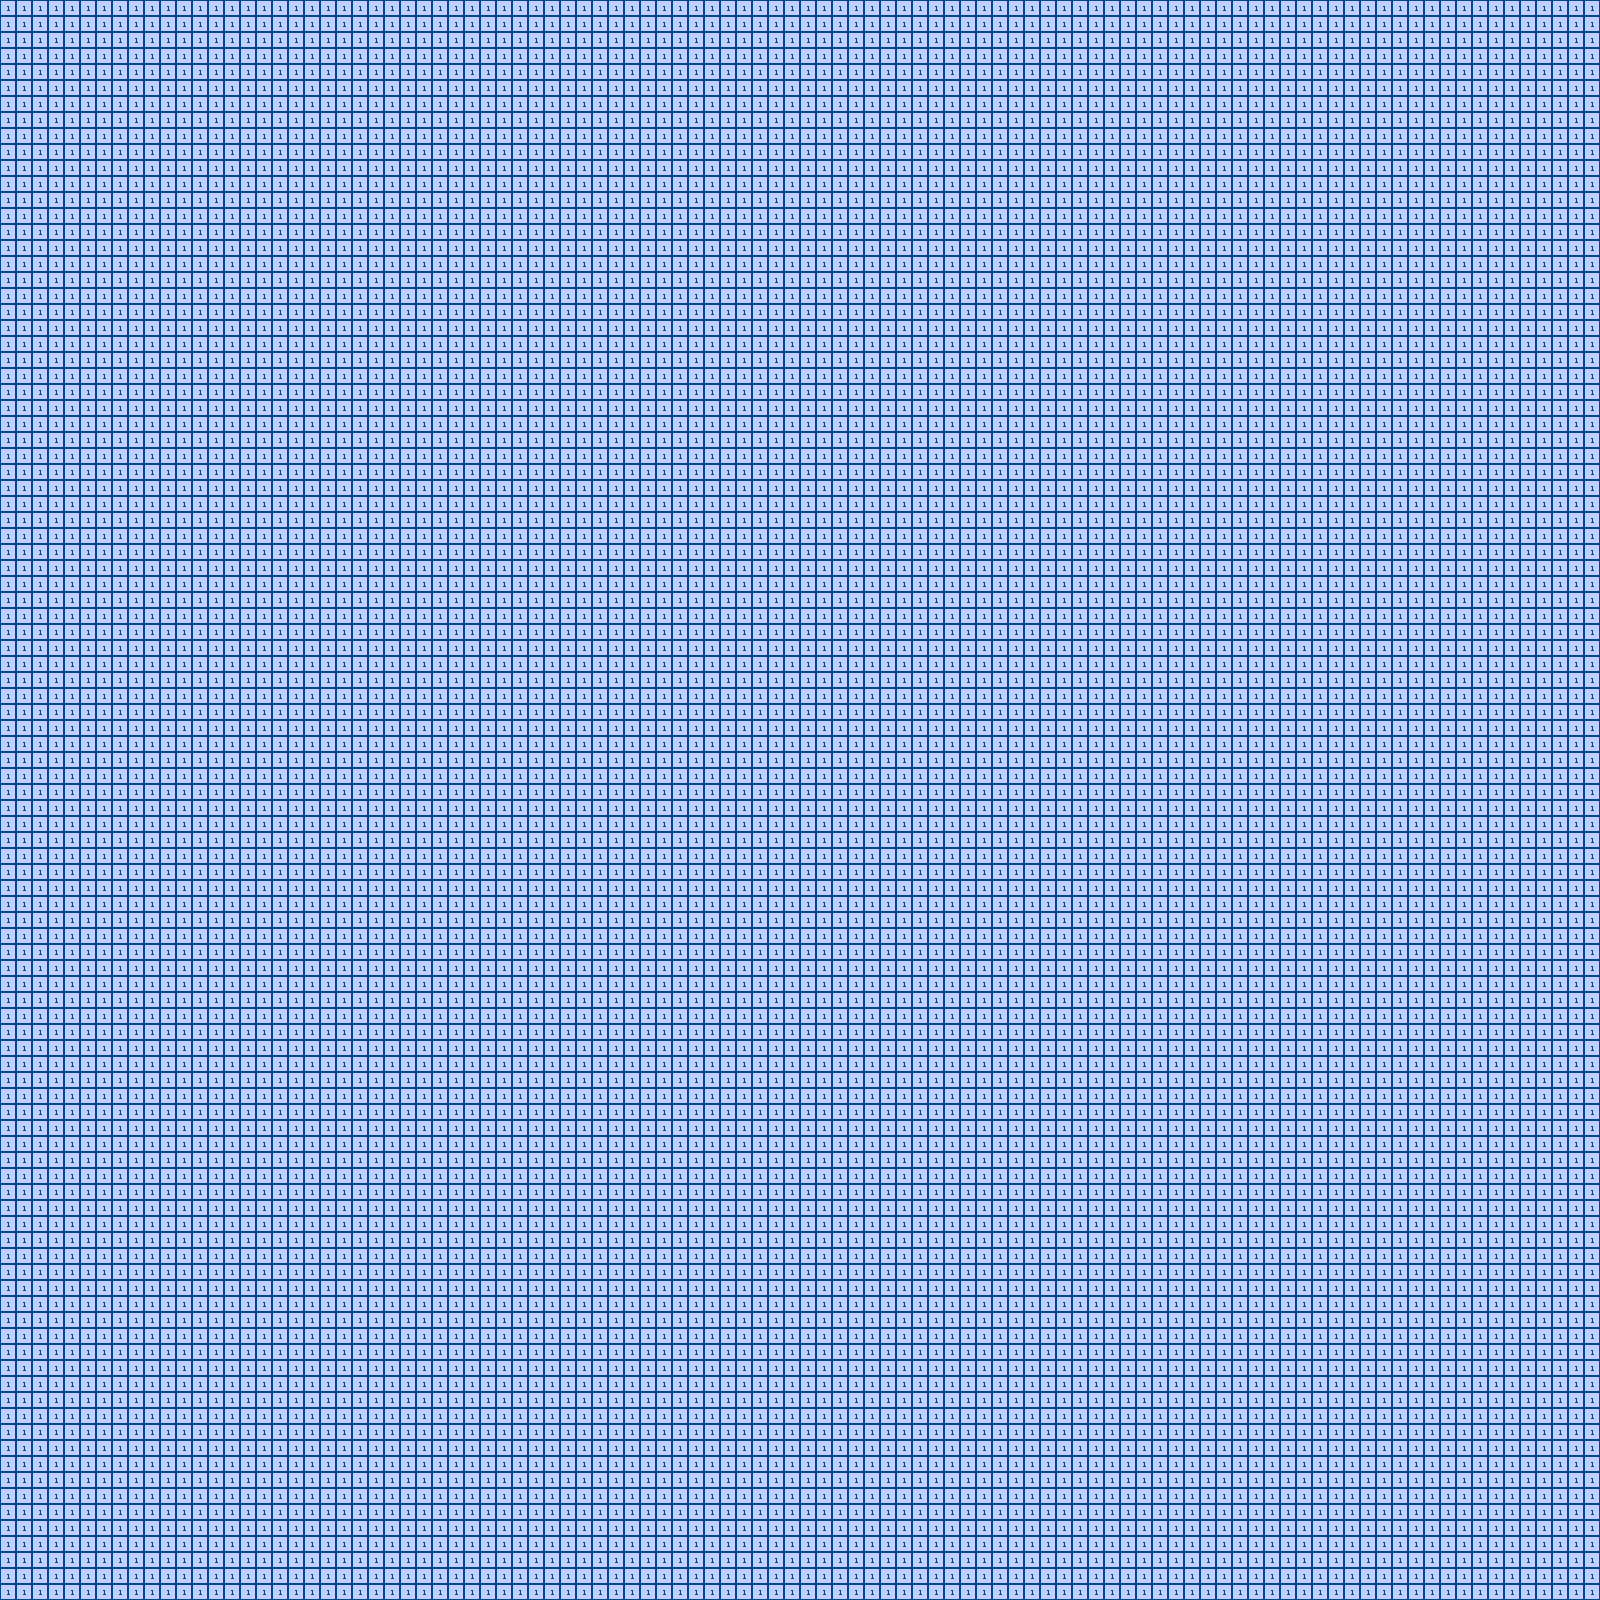

Rendered tile map (Tiled .tmx) drawn with the repository's tilesets; below, a short description and the map source with its tile grids summarised:
An orthogonal 100x100 tile map with 16x16 px tiles, 1 tile layer (ground) and 2 objects (start, temple).

<map version="1.0" orientation="orthogonal" renderorder="right-down" width="100" height="100" tilewidth="16" tileheight="16">
 <tileset firstgid="1" name="background_tiles" tilewidth="16" tileheight="16">
  <image source="background_tiles.png" trans="ff00ff" width="64" height="64" />
 </tileset>
 <layer name="ground" width="100" height="100">
  <data>[10000 cells, 10000 non-empty, 1 distinct tile ids]</data>
 </layer>
 <objectgroup name="meta">
  <object name="start" x="816" y="1357" width="32" height="32" />
  <object name="temple" x="689" y="764" width="256" height="128" />
 </objectgroup>
</map>
